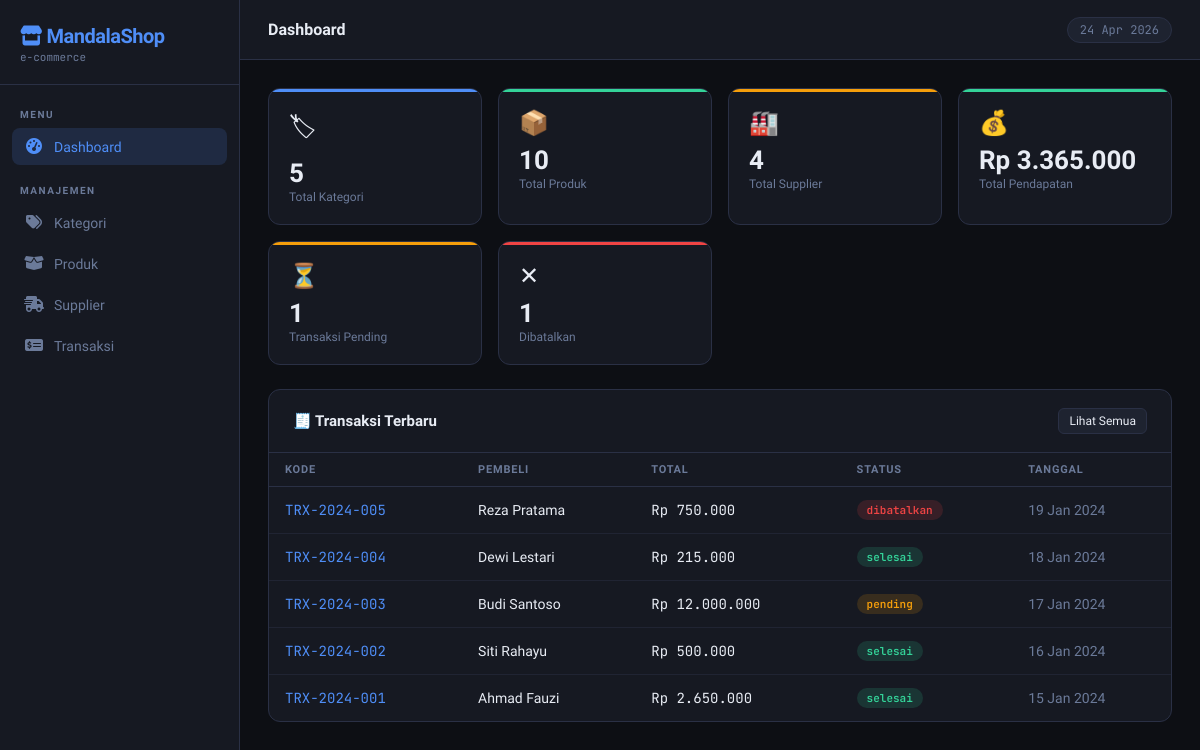
The page / on the database its author committed.
### tables this page shows
CREATE TABLE IF NOT EXISTS transaksi (
    id INT AUTO_INCREMENT PRIMARY KEY,
    kode_transaksi VARCHAR(50) UNIQUE NOT NULL,
    nama_pembeli VARCHAR(150) NOT NULL,
    total DECIMAL(15,2) NOT NULL DEFAULT 0,
    status ENUM('pending','selesai','dibatalkan') DEFAULT 'pending',
    tanggal DATE NOT NULL,
    created_at TIMESTAMP DEFAULT CURRENT_TIMESTAMP
);

### app/controllers/DashboardController.php (called while the page is built, shortened)
<?php
class DashboardController extends Controller {
    public function index() {
        $kategori   = new KategoriModel();
        $produk     = new ProdukModel();
        $supplier   = new SupplierModel();
        $transaksi  = new TransaksiModel();
        $data = [
            'title'             => 'Dashboard',
            'total_kategori'    => $kategori->count(),
            'total_produk'      => $produk->count(),
            'total_supplier'    => $supplier->count(),
            'summary_transaksi' => $transaksi->getSummary(),
            'transaksi_terbaru' => array_slice($transaksi->getAll(), 0, 5),
            'flash'             => $this->getFlash(),
        ];
        $this->view('dashboard', $data);
    }
}

### app/models/Model.php (called while the page is built, shortened)
<?php
class Model {
    public function __construct() {
        $this->db = new mysqli(DB_HOST, DB_USER, DB_PASS, DB_NAME);
    }
}

### app/models/TransaksiModel.php (called while the page is built, shortened)
<?php
require_once 'Model.php';
class TransaksiModel extends Model {
    public function getAll($orderBy = 'id DESC') {
        $result = $this->db->query("SELECT * FROM transaksi ORDER BY {$orderBy}");
        return $result ? $result->fetch_all(MYSQLI_ASSOC) : [];
    }
    public function getSummary() {
        $result = $this->db->query("SELECT
            COUNT(*) as total_transaksi,
            SUM(CASE WHEN status='selesai' THEN total ELSE 0 END) as total_pendapatan,
            SUM(CASE WHEN status='pending' THEN 1 ELSE 0 END) as pending,
            SUM(CASE WHEN status='selesai' THEN 1 ELSE 0 END) as selesai,
            SUM(CASE WHEN status='dibatalkan' THEN 1 ELSE 0 END) as dibatalkan
            FROM transaksi");
        return $result->fetch_assoc();
    }
}

### app/views/dashboard.php (the view)
<div class="stats-grid">
    <div class="stat-card blue">
        <div class="stat-icon">🏷</div>
        <div class="stat-val"><?= $total_kategori ?></div>
        <div class="stat-lbl">Total Kategori</div>
    </div>
    <div class="stat-card green">
        <div class="stat-icon">📦</div>
        <div class="stat-val"><?= $total_produk ?></div>
        <div class="stat-lbl">Total Produk</div>
    </div>
    <div class="stat-card amber">
        <div class="stat-icon">🏭</div>
        <div class="stat-val"><?= $total_supplier ?></div>
        <div class="stat-lbl">Total Supplier</div>
    </div>
    <div class="stat-card green">
        <div class="stat-icon">💰</div>
        <div class="stat-val">Rp <?= number_format($summary_transaksi['total_pendapatan'] ?? 0, 0, ',', '.') ?></div>
        <div class="stat-lbl">Total Pendapatan</div>
    </div>
    <div class="stat-card amber">
        <div class="stat-icon">⏳</div>
        <div class="stat-val"><?= $summary_transaksi['pending'] ?? 0 ?></div>
        <div class="stat-lbl">Transaksi Pending</div>
    </div>
    <div class="stat-card red">
        <div class="stat-icon">✕</div>
        <div class="stat-val"><?= $summary_transaksi['dibatalkan'] ?? 0 ?></div>
        <div class="stat-lbl">Dibatalkan</div>
    </div>
</div>
<div class="card">
    <div class="card-header">
        <span class="card-title">🧾 Transaksi Terbaru</span>
        <a href="?page=transaksi" class="btn btn-ghost btn-sm">Lihat Semua</a>
    </div>
    <div class="table-wrap">
        <table>
            <thead>
                <tr>
                    <th>Kode</th>
                    <th>Pembeli</th>
                    <th>Total</th>
                    <th>Status</th>
                    <th>Tanggal</th>
                </tr>
            </thead>
            <tbody>
                <?php if (empty($transaksi_terbaru)): ?>
                <tr><td colspan="5"><div class="empty-state">Belum ada transaksi</div></td></tr>
                <?php else: ?>
                <?php foreach ($transaksi_terbaru as $t): ?>
                <tr>
                    <td class="text-mono" style="color:var(--accent)"><?= htmlspecialchars($t['kode_transaksi']) ?></td>
                    <td><?= htmlspecialchars($t['nama_pembeli']) ?></td>
                    <td class="text-mono">Rp <?= number_format($t['total'], 0, ',', '.') ?></td>
                    <td>
                        <?php
                        $badge = ['pending'=>'amber','selesai'=>'green','dibatalkan'=>'red'][$t['status']] ?? 'blue';
                        ?>
                        <span class="badge badge-<?= $badge ?>"><?= $t['status'] ?></span>
                    </td>
                    <td class="text-muted"><?= date('d M Y', strtotime($t['tanggal'])) ?></td>
                </tr>
                <?php endforeach; ?>
                <?php endif; ?>
            </tbody>
        </table>
    </div>
</div>

### app/views/layouts/main.php (style rules this page uses)
*, *::before, *::after { box-sizing: border-box; margin: 0; padding: 0; }
:root { --bg: #0d0f14; --surface: #161922; --surface2: #1e2330; --border: #2a3045; --accent: #4f8ef7; --accent2: #34d399; --warn: #f59e0b; --danger: #ef4444; --text: #e8ecf4; --muted: #6b7a99; --sidebar-w: 240px; }
body { font-family: 'Sora', sans-serif; background: var(--bg); color: var(--text); display: flex; min-height: 100vh; font-size: 14px; }
.card { background: var(--surface); border: 1px solid var(--border); border-radius: 12px; overflow: hidden; }
.card-header { padding: 18px 24px; border-bottom: 1px solid var(--border); display: flex; align-items: center; justify-content: space-between; }
.card-title { font-size: 15px; font-weight: 600; }
.stats-grid { display: grid; grid-template-columns: repeat(auto-fit, minmax(180px, 1fr)); gap: 16px; margin-bottom: 24px; }
.stat-card { background: var(--surface); border: 1px solid var(--border); border-radius: 12px; padding: 20px; position: relative; overflow: hidden; }
.stat-card::before { content: ''; position: absolute; top: 0; left: 0; right: 0; height: 3px; }
.stat-card.blue::before { background: var(--accent); }
.stat-card.green::before { background: var(--accent2); }
.stat-card.amber::before { background: var(--warn); }
.stat-card.red::before { background: var(--danger); }
.stat-icon { font-size: 24px; margin-bottom: 10px; }
.stat-val { font-size: 26px; font-weight: 700; line-height: 1; }
.stat-lbl { font-size: 12px; color: var(--muted); margin-top: 4px; }
.table-wrap { overflow-x: auto; }
table { width: 100%; border-collapse: collapse; }
th { text-align: left; padding: 10px 16px; font-size: 11px; font-weight: 600; color: var(--muted); letter-spacing: .8px; text-transform: uppercase; border-bottom: 1px solid var(--border); }
td { padding: 13px 16px; border-bottom: 1px solid rgba(42,48,69,.5); vertical-align: middle; }
tr:last-child td { border-bottom: none; }
.btn { display: inline-flex; align-items: center; gap: 6px; padding: 8px 16px; border-radius: 8px; border: none; cursor: pointer; font-family: 'Sora', sans-serif; font-size: 13px; font-weight: 500; text-decoration: none; transition: all .15s; }
.btn-ghost { background: var(--surface2); color: var(--text); border: 1px solid var(--border); }
.btn-sm { padding: 5px 10px; font-size: 12px; border-radius: 6px; }
.badge { display: inline-block; padding: 3px 10px; border-radius: 20px; font-size: 11px; font-weight: 600; font-family: 'JetBrains Mono', monospace; }
.badge-green { background: rgba(52,211,153,.15); color: var(--accent2); }
.badge-amber { background: rgba(245,158,11,.15); color: var(--warn); }
.badge-red { background: rgba(239,68,68,.15); color: var(--danger); }
.text-muted { color: var(--muted); }
.text-mono { font-family: 'JetBrains Mono', monospace; }

### rows shown on the page
transaksi: kode_transaksi "TRX-2024-005", nama_pembeli "Reza Pratama", total "750.000", status "dibatalkan", tanggal "19 Jan 2024"
transaksi: kode_transaksi "TRX-2024-004", nama_pembeli "Dewi Lestari", total "215.000", status "selesai", tanggal "18 Jan 2024"
transaksi: kode_transaksi "TRX-2024-003", nama_pembeli "Budi Santoso", total "12.000.000", status "pending", tanggal "17 Jan 2024"
transaksi: kode_transaksi "TRX-2024-002", nama_pembeli "Siti Rahayu", total "500.000", status "selesai", tanggal "16 Jan 2024"
transaksi: kode_transaksi "TRX-2024-001", nama_pembeli "Ahmad Fauzi", total "2.650.000", status "selesai", tanggal "15 Jan 2024"

### other values the page prints
$title "Dashboard"
$total_kategori "5"
$total_produk "10"
$total_supplier "4"
$summary_transaksi['total_pendapatan'] "3.365.000"
$summary_transaksi['pending'] "1"
$summary_transaksi['dibatalkan'] "1"
